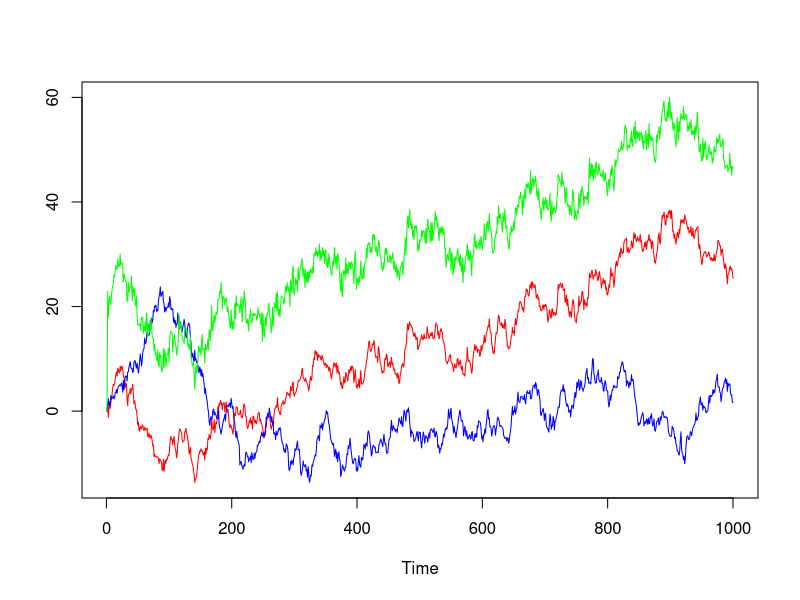
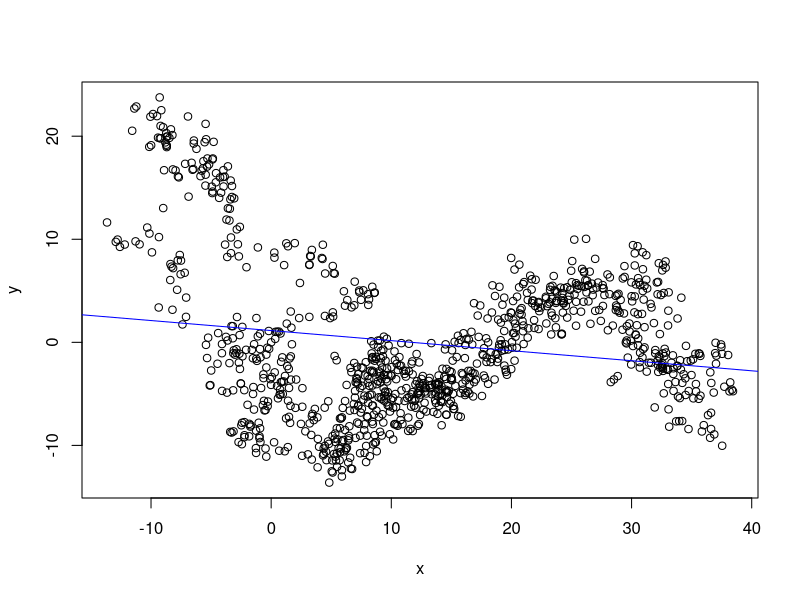
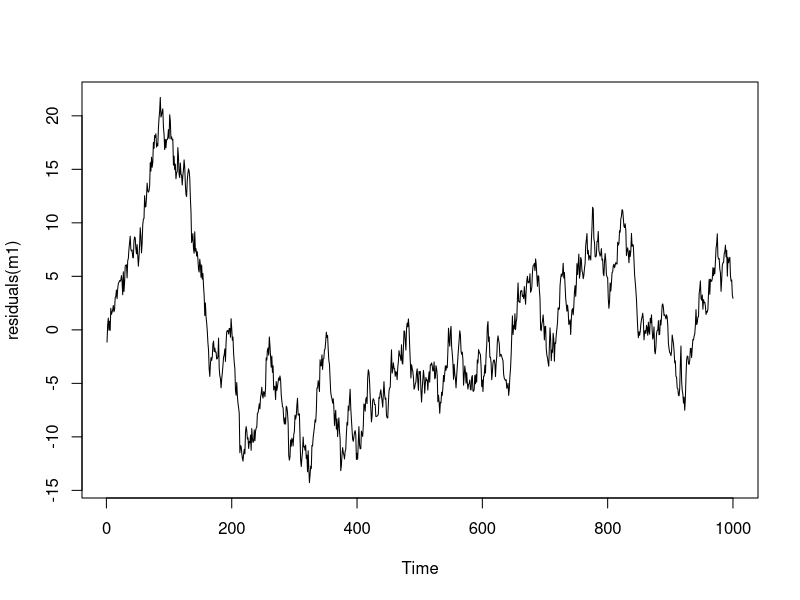
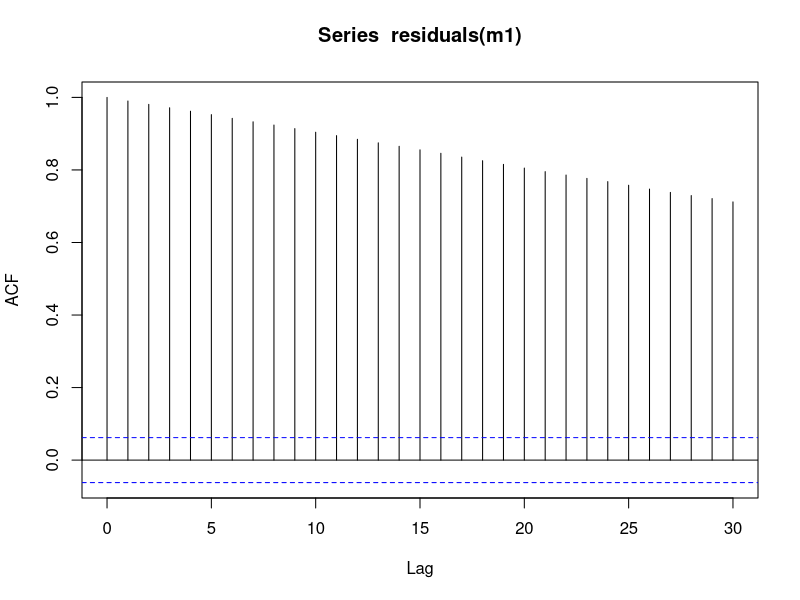
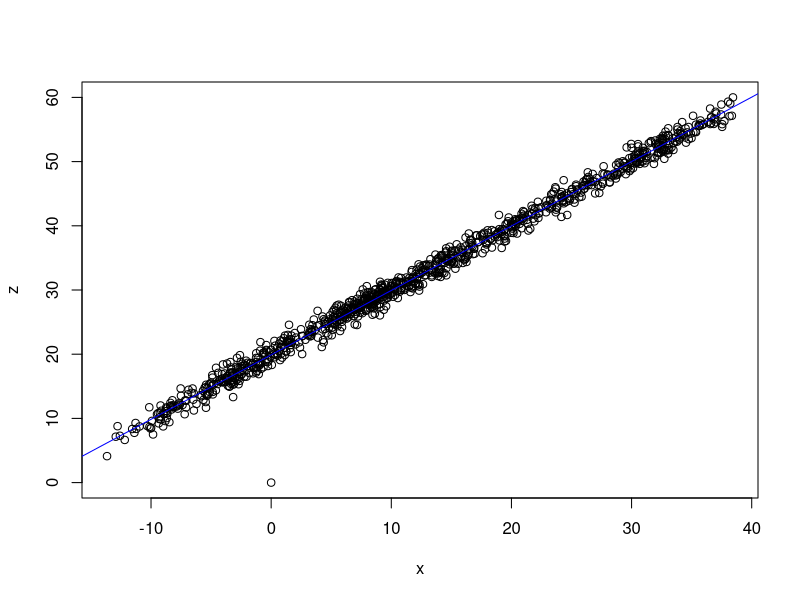
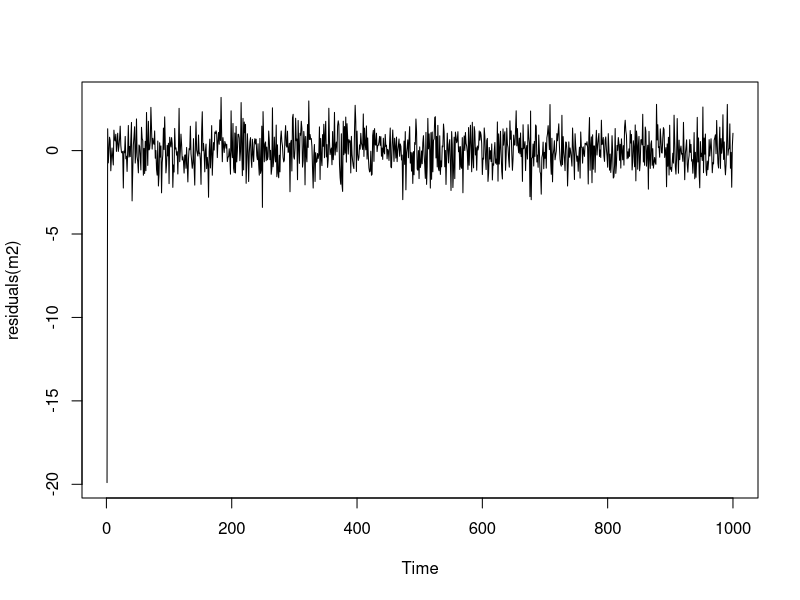
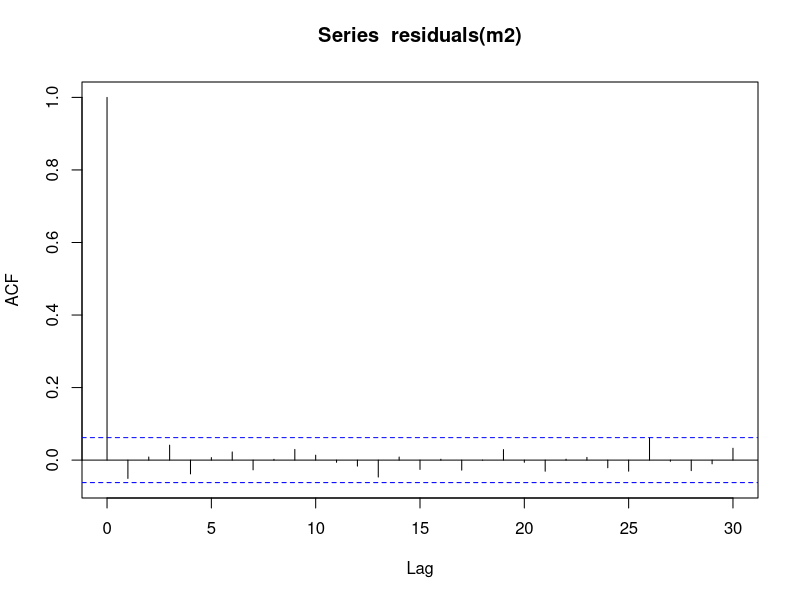

Here is the R script that generated these plots, in order:
# Motivação
n = 1000
b0 = 20
b1 = 1
x = rep(0, n)
y = z = x
dx = 1
dy = 1
dz = 1

set.seed(864)
ex= rnorm(n, 0, dx)
ey = rnorm(n, 0, dy)
ez = rnorm(n, 0, dz)

# 2 random walks
for (i in 2:n){
  x[i] = x[i-1] + ex[i]
  y[i] = y[i-1] + ey[i]
  z[i] = b0 + b1*x[i] + ez[i]
}

x = ts(x)
y = ts(y)
z = ts(z)

ts.plot(x,y, z, col = c("red", "blue", "green"))
# x e z são correlacionadas ao longo do tempo -> raiz unitaria comum
# (z foi gerada a partir de x) 
# cointegração: existe uma combinação linear entre as séries que é estacionária

plot(x,y)
m1 = lm(y~x)
summary(m1)
abline(m1, col = "blue")
ts.plot(residuals(m1))
acf(residuals(m1))
# regressão espúria


#No caso das séries que são correlacionadas - relação de cointegração
# Aqui, a regressão é "verdadeira" (sabemos pois geramos os dados por simulação)
plot(x,z)
m2 = lm(z~x)
summary(m2)
abline(m2, col = "blue")
ts.plot(residuals(m2)) # estacionario e zero -> cointegram
acf(residuals(m2))

# Metodologia para identificar cointegração:
# regredir uma série na outra, avaliar os resíduos
# se zero, cointegram, há uma relação entre elas
# significa que há uma raiz unitária única - caso de x e z
# raiz unitária de z é consequência da raiz unitária de x
# no caso de x e y há duas raizes unitárias independentes

